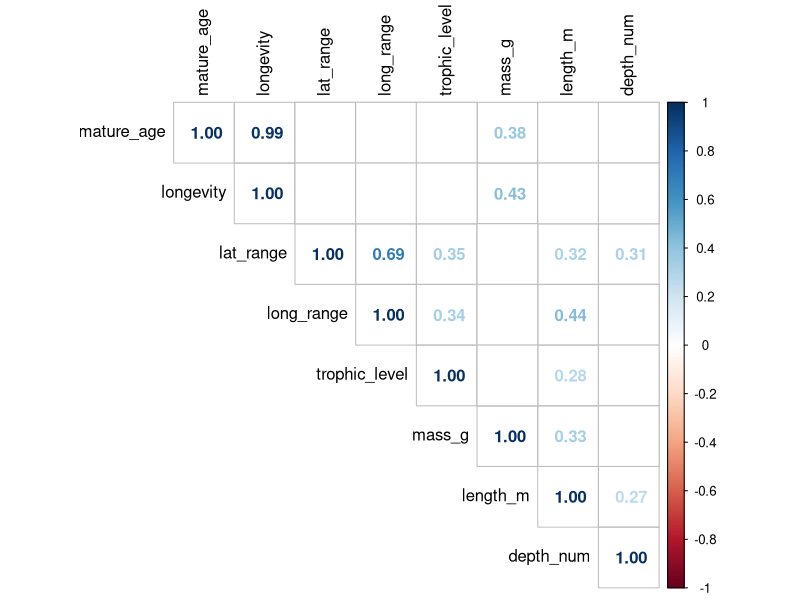

Write the R code that produced this figure.

# setup -------------------------------------------------------------------

library(tidyverse)
library(corrplot)
library(ordinal)

full_dataset <- read_csv('no_pan_dataset.csv')

for_model <- full_dataset %>% 
  filter(iucn_category %in% as.character(1:5)) %>% 
  mutate(iucn_category = factor(iucn_category, levels = 1:5)) %>% 
  distinct()


# data assessment --------------------------------------------------------

# rows with depth in meters = 5652
nrow(for_model[!is.na(for_model$depth_num),])

# rows with depth as zone = 9231
nrow(for_model[!is.na(for_model$depth_zone),])

# rows with trophic level = 1672
nrow(for_model[!is.na(for_model$trophic_level),])

# rows with diet = 501
nrow(for_model[!is.na(for_model$diet),])

# rows with lat and long range = 1724
nrow(for_model[!is.na(for_model$long_range),])

# rows with length = 8627
nrow(for_model[!is.na(for_model$length_m),])

# rows with mass = 891
nrow(for_model[!is.na(for_model$mass_g),])

# rows with mature age = 1802
nrow(for_model[!is.na(for_model$mature_age),])

# rows with longevity = 1802
nrow(for_model[!is.na(for_model$longevity),])

all_vars <- for_model %>% 
  filter(
    !is.na(lat_range),
    !is.na(long_range),
    !is.na(trophic_level),
    !is.na(mature_age),
    !is.na(longevity),
    !is.na(diet),
    !is.na(mass_g),
    !is.na(length_m),
    !is.na(depth_num),
    !is.na(depth_zone))

# rows with all variables = 101
nrow(all_vars)

# distribution with all variables
all_vars %>% 
  group_by(iucn_category) %>% 
  summarize(n = n())

# correlation matrix for numeric
pMatrix <- function(mat, ...){
  mat <- as.matrix(mat)
  n <- ncol(mat)
  p.mat<- matrix(NA, n, n)
  diag(p.mat) <- 0
  for (i in 1:(n - 1)) {
    for (j in (i + 1):n) {
      tmp <- cor.test(mat[, i], mat[, j], ...)
      p.mat[i, j] <- p.mat[j, i] <- tmp$p.value
    }
  }
  colnames(p.mat) <- rownames(p.mat) <- colnames(mat)
  p.mat
}

p_vals <- pMatrix(
  for_model %>% 
    select(c(mature_age:long_range,trophic_level:mass_g,length_m:depth_num)) %>% 
    filter(
      !is.na(lat_range),
      !is.na(long_range),
      !is.na(trophic_level),
      !is.na(mature_age),
      !is.na(longevity),
      !is.na(mass_g),
      !is.na(length_m),
      !is.na(depth_num)))

for_model %>% 
  select(c(mature_age:long_range,trophic_level:mass_g,length_m:depth_num)) %>% 
  filter(
    !is.na(lat_range),
    !is.na(long_range),
    !is.na(trophic_level),
    !is.na(mature_age),
    !is.na(longevity),
    !is.na(mass_g),
    !is.na(length_m),
    !is.na(depth_num)) %>% 
  select(c(mature_age:long_range,trophic_level:mass_g,length_m:depth_num)) %>% 
  cor(use = 'complete.obs') %>%
  corrplot(
    method = 'number',
    type = 'upper',
    tl.col = 'black',
    p.mat = p_vals,
    sig.level = 0.01,
    insig = 'blank')

# correlation between diet and trophic level - p = 0, R^2 = 0.20
summary(lm(
  trophic_level ~ diet,
  data = for_model %>% 
    filter(
      !is.na(trophic_level),
      !is.na(diet))))

# correlation between diet and trophic level - p = 0, R^2 = 0.47
summary(lm(
  depth_num ~ depth_zone,
  data = for_model %>% 
    filter(
      !is.na(depth_num),
      !is.na(depth_zone))))

# modeling ----------------------------------------------------------------

# 1246 rows selected for vars with correlation R^2 <= 0.35 based on p < 0.01, not including diet because of sample limiting to 214 if included
base_data <- for_model %>% 
  filter(
    !is.na(lat_range),
    !is.na(trophic_level),
    !is.na(longevity),
    longevity > 0,
    !is.na(length_m),
    !is.na(depth_zone))

base_data %>% 
  group_by(iucn_category) %>% 
  summarize(n = n())

base_mod <- clm(
  iucn_category ~ lat_range + trophic_level + longevity + length_m + depth_zone,
  data = base_data)

# lat range insignificant at p < 0.05, others all significant at p < 0.001 or p = 0
anova(base_mod, type = 'III')

no_lat_mod <- clm(
  iucn_category ~ trophic_level + longevity + length_m + depth_zone,
  data = base_data)

# zones aren't really different
confint(no_lat_mod)

# if we group depth zones to pelagic, demersal, and reef-associated, Hessian is not numerically singular

three_depth_data <- base_data %>%  
  mutate(
    zone = case_when(
      depth_zone %in% c('benthopelagic','pelagic','bathypelagic','pelagic-oceanic','pelagic-neritic') ~ 'pelagic',
      depth_zone %in% c('demersal','bathydemersal') ~ 'demersal',
      depth_zone == 'reef-associated' ~ 'reef-associated'))

three_depth_mod <- clm(
  iucn_category ~ lat_range + trophic_level + longevity + length_m + zone, 
  data = three_depth_data)

# lat range significant at p < 0.05 based on ANODE w/ Wald chi-square, all other significant at p < 0.01
anova(three_depth_mod, type = 'III')

# AIC increases by 3.5 with dropping lat range - does not justify removal
drop1(three_depth_mod, test = 'Chi')

# only the 95% CIs for the reef-associated zone overlaps zero (pelagic differs from demersal)
confint(three_depth_mod)

# reef-associated does not differ from pelagic
confint(clm(
  iucn_category ~ lat_range + trophic_level + longevity + length_m + zone, 
  data = three_depth_data %>% 
    mutate(
      zone = factor(zone, levels = c('pelagic','demersal','reef-associated')))))

overallAccuracy <- function(data, model){
  data %>% 
    cbind(
      predict(
        model,
        type = 'class')) %>% 
    select(genus_species, fit) %>% 
    right_join(three_depth_data, by = 'genus_species') %>% 
    mutate(diff = abs(as.numeric(fit) - as.numeric(iucn_category))) %>% 
    summarize(
      percent_correct = sum(diff==0)/length(diff),
      mean_diff = mean(diff))
}

classAccuracy <- function(data, model){
  data %>% 
    cbind(
      predict(
        model,
        type = 'class')) %>% 
    select(genus_species, fit) %>% 
    right_join(three_depth_data, by = 'genus_species') %>% 
    mutate(diff = abs(as.numeric(fit) - as.numeric(iucn_category))) %>% 
    group_by(iucn_category) %>% 
    summarize(
      percent_correct = sum(diff==0)/length(diff),
      mean_diff = mean(diff))
}

# model sucks: 99.8% accurate for 1 predictions, all wrong for others except 21.7% accuracy for 5
classAccuracy(three_depth_data,three_depth_mod)

# indicates length_m should be nominal - still unsure of meaning
nominal_test(three_depth_mod)

mod2 <- clm(
  iucn_category ~ lat_range + trophic_level + longevity + zone, 
  nominal = ~ length_m,
  data = three_depth_data)

anova(mod2, type = 'III')

# somewhat better accuracy overall, but still 0% for 2 and less than 12% for others
classAccuracy(three_depth_data, mod2)

# indicates all except lat range could be scale effects (longev then zone then trophic) - still unsure of meaning
scale_test(mod2)

mod3 <- clm(
  iucn_category ~ lat_range + trophic_level + zone, 
  nominal = ~ length_m,
  scale = ~ longevity,
  data = three_depth_data)

# scale mod does worse
classAccuracy(three_depth_data, mod3)

set.seed(42)

# everything sucks, let's play with resampling ----------------------------

# 1079 is sample size of cat 1
boot_data <- map(
  2:5,
  function(x){
    sample_n(
      three_depth_data[three_depth_data$iucn_category == x,],
      size = 1079,
      replace = T)
  }) %>% 
  bind_rows() %>% 
  rbind(three_depth_data[three_depth_data$iucn_category == 1,])

boot_mod1 <- clm(
  iucn_category ~ lat_range + trophic_level + longevity + length_m + depth_zone,
  data = boot_data)

# everything matters
anova(boot_mod1, type = 'III')

# wow, some of the zones even matter
confint(boot_mod1)

# lowest AIC is with all included, next best is a 43 increase by removing lat range
drop1(boot_mod1, test = 'Chi')

classAccuracy(boot_data, boot_mod1)

overallAccuracy(boot_data, boot_mod1)

nominal_test(boot_mod1)

boot_nom1 <- clm(
  iucn_category ~ lat_range + trophic_level + longevity + depth_zone,
  nominal = ~ length_m,
  data = boot_data)

overallAccuracy(boot_data, boot_nom1)

classAccuracy(boot_data, boot_nom1)

nominal_test(boot_nom1)

boot_nom2 <- clm(
  iucn_category ~ lat_range + trophic_level + depth_zone,
  nominal = ~ length_m + longevity,
  data = boot_data)

overallAccuracy(boot_data, boot_nom2)

classAccuracy(boot_data, boot_nom2)

nominal_test(boot_nom2)

# bad
boot_nom3 <- clm(
  iucn_category ~ trophic_level + depth_zone,
  nominal = ~ length_m + longevity + lat_range,
  data = boot_data)

overallAccuracy(boot_data, boot_nom3)

classAccuracy(boot_data, boot_nom3)
